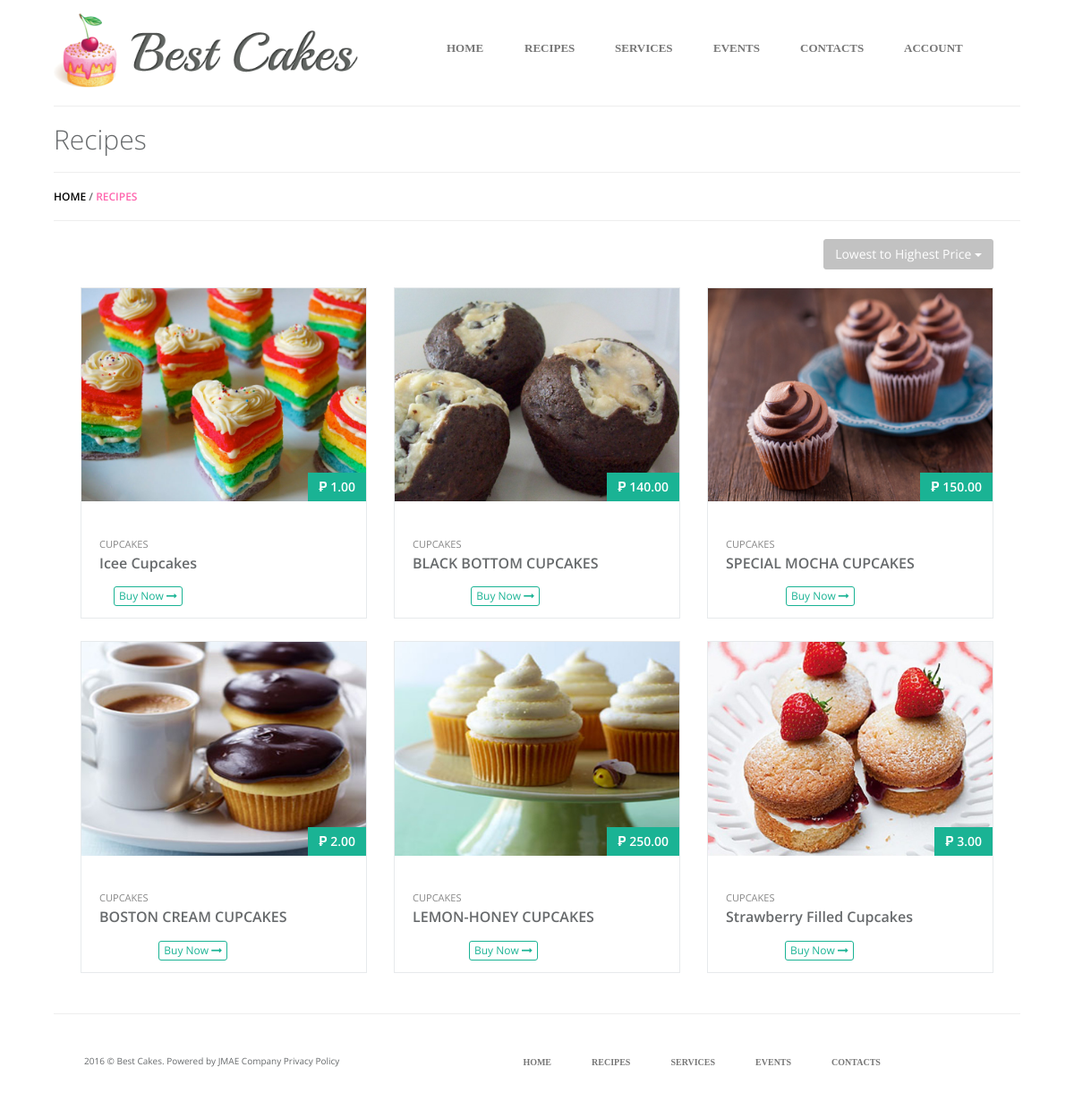
The page /recipes/option/ascending on the database as committed earlier.
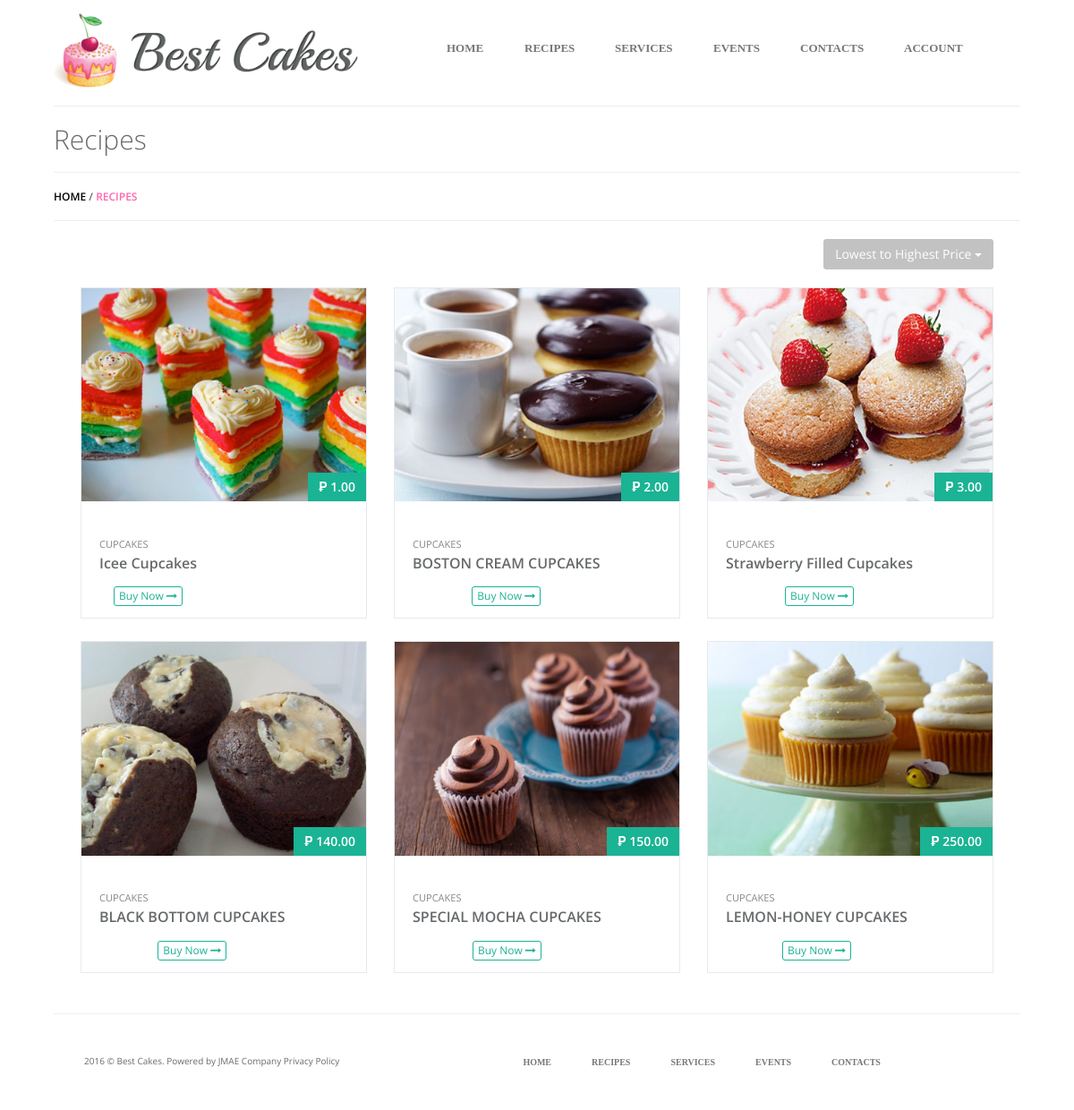
The same page on the database as committed later.
### tables this page shows
CREATE TABLE `posted` (
  `NO` int(11) NOT NULL,
  `NAME` varchar(100) NOT NULL,
  `USERNAME` varchar(100) NOT NULL,
  `ACCOUNT_TYPE` varchar(20) NOT NULL,
  `TITLE` varchar(255) NOT NULL,
  `IMAGEURL` varchar(100) NOT NULL,
  `DESCRIPTION` varchar(5000) NOT NULL,
  `DATE` varchar(50) NOT NULL,
  `TEMPLATENAME` varchar(50) NOT NULL,
  `RECIPES` varchar(5000) NOT NULL,
  `COMMAND` varchar(50) NOT NULL,
  `PRICE` double(8,2) NOT NULL,
  `CATEGORIES` varchar(50) NOT NULL
);

### application/controllers/Recipes.php (called while the page is built, shortened)
<?php
class Recipes extends CI_Controller
{
	public function __construct()
    {
        $this->load->model('Users_model');
        $this->load->model('Postcontent_model');
        $this->load->model('Recipes_model');
        $this->load->model('Paypal_model');
    }
	public function option($categ = null)
	{
		$selectname = "Option --";
		if ($categ == "ascending"){
			$selectname = "Lowest to Highest Price";
		}else if ($categ == "descending"){
			$selectname = "Highest to Lowest Price";
		}else if ($categ == "alphabetical"){
			$selectname = "Alphabetically";
		}
		$details = array (
			'recipes_content'	=>	$this->Recipes_model->get_content($categ),
			'selectname'		=> 	$selectname
		);
		$data['content'] = $this->load->view('user/recipes/template_recipes.php', $details, TRUE);
		$data['curpage'] = "recipes";
		$data['title'] = "Recipes";
		$this->load->view('template.php', $data);
	}
}

### index.php (called while the page is built, shortened)
<?php
require_once BASEPATH.'core/CodeIgniter.php';

### application/models/Recipes_model.php (called while the page is built, shortened)
<?php
class Recipes_model extends CI_Model
{
	public $table 		 			= "posted";
	public $command 				= "COMMAND";
	public $templatename 			= "TEMPLATENAME";
	public $price					= "PRICE";
	public $title					= "TITLE";
	function get_content($categ){
		if ($categ == ""){
			$row = 	$this->db->where($this->templatename, 'DESIGN2')
							 ->where($this->command, 'SELL')
					 		 ->get($this->table);
			return $row->result();
		}else if($categ == "ascending"){
			$row = 	$this->db->where($this->templatename, 'DESIGN2')
							 ->where($this->command, 'SELL')
							 ->order_by($this->price,"ASC")
					 		 ->get($this->table);
			return $row->result();
		}else if($categ == "descending"){
			$row = 	$this->db->where($this->templatename, 'DESIGN2')
							 ->where($this->command, 'SELL')
							 ->order_by($this->price,"DESC")
					 		 ->get($this->table);
			return $row->result();
		}else if($categ == "alphabetical"){
			$row = 	$this->db->where($this->templatename, 'DESIGN2')
							 ->where($this->command, 'SELL')
							 ->order_by($this->title,"ASC")
					 		 ->get($this->table);
			return $row->result();
		}
	}
}

### application/views/user/recipes/template_recipes.php (the view, shortened to what this page needs)
<div>
    <h1>Recipes</h1>
</div>
<hr>
    <h5> <a href="<?php echo base_url();?>">HOME</a> / <span style="color: #FF65AE;">RECIPES</span> </span></a></h5>
<hr>
<div class="col-md-12">
    <div class="col-md-12 pad-bot">
    <div class="pull-right dropdown">
        <button class="btn btn-default dropdown-toggle" type="button" data-toggle="dropdown"><?php echo $selectname;?>
        <span class="caret"></span></button>
    </div>
    </div>
</div>
<div class="col-md-12">
<?php
    foreach ($recipes_content as $recipe) {
?>
        <div class="col-md-4">
            <div class="ibox">
                <div class="ibox-content product-box">
                    <div class="product-imitation no-pad">
                        <img src="<?php echo base_url(); ?>public/img/<?php echo $recipe->IMAGEURL;?>" class="img-responsive" />
                    </div>
                    <div class="product-desc"  style="height: 130px;">
                        <span class="product-price">
                            ₱ <?php echo $recipe->PRICE;?>
                        </span>
                        <left  style="position: absolute; bottom: 0%;">
                            <small class="text-muted"><?php echo $recipe->CATEGORIES; ?></small>
                            <a class="product-name" href="<?php echo base_url(); ?>recipes/sell/<?php echo $recipe->NO; ?>"> <?php echo $recipe->TITLE;?></a>
                            <div class="m-t text-righ text-center">
                                <form method="POST">
                                    <?php if(!$this->session->userdata('log_sess')){ ?>
                                        <a  data-toggle="modal" data-target="#loginModal" class="btn btn-xs btn-outline btn-primary">Buy Now <i class="fa fa-long-arrow-right"></i></a>
                                    <?php } ?>
                                </form>
                            </div>
                        </left>
                    </div>
                </div>
            </div>
        </div>
<?php
    }
?>
</div>

### application/views/template.php (shortened to what this page needs)
<html>
	<head>
		<?php $this->load->view("common/css_files_includes.php"); ?>
	</head>
	<body>
		<div class="container">
			<div class="panel panel-default" style="border-radius: 0px;border:0px;">
			  	<div class="panel-body">
			    	<div class="container-fluid">
	    				<?php
	    					$this->load->view('common/navtop_customer.php');
	    					switch ($curpage)
	    					{
	    						case 'recipes':
	    							echo $content;
	    							break;
	    					}
	    					$this->load->view('templatefooter.php');
	    				?>
			    	</div>
			  	</div>
			</div>
		</div>
	</body>
</html>

### application/views/common/css_files_includes.php (shortened to what this page needs)
<link rel="stylesheet" href="<?php echo base_url();?>public/css/bootstrap.min.css"/>
<link rel="stylesheet" href="<?php echo base_url();?>public/font-awesome/css/font-awesome.css">
<link rel="stylesheet" href="<?php echo base_url();?>public/css/plugins/toastr/toastr.min.css">
<link rel="stylesheet" href="<?php echo base_url();?>public/css/plugins/hovereffects/hover.css">
<link rel="stylesheet" href="<?php echo base_url();?>public/css/plugins/dropzone/basic.css">
<link rel="stylesheet" href="<?php echo base_url();?>public/css/plugins/dropzone/dropzone.css">
<link rel="stylesheet" href="<?php echo base_url();?>public/css/plugins/iCheck/custom.css">
<link rel="stylesheet" href="<?php echo base_url();?>public/css/plugins/cropper/cropper.min.css">
<link rel="stylesheet" href="<?php echo base_url();?>public/css/plugins/steps/jquery.steps.css">
<link rel="stylesheet" href="<?php echo base_url();?>public/css/plugins/chosen/chosen.css">
<link rel="stylesheet" href="<?php echo base_url();?>public/css/plugins/multipleimage/ninja-slider.css">
<link rel="stylesheet" href="<?php echo base_url();?>public/css/plugins/multipleimage/thumbnail-slider.css">
<link rel="stylesheet" href="<?php echo base_url();?>public/css/animate.css">
<link rel="stylesheet" href="<?php echo base_url();?>public/css/style.css">
<link rel="stylesheet" href="<?php echo base_url();?>public/css/style_user.css">

### application/views/common/navtop_customer.php (shortened to what this page needs)
<div class="row">
	<div class="col-md-4">
		<center><a href="<?php echo base_url();?>"><img src="<?php echo base_url();?>public/img/cakes.png" class="img-responsive" /></a></center>
	</div>
	<div class="col-md-8" style="padding-top: 15px;">
		<div>
			<nav class="nav2 navbar navbar-default" style="background-color: #ffffff;font-size: 13px; font-family: PT Serif;">
				<div class="">
				  	<div class="text-center">
				        <ul class="nav navbar-nav" style="display: inline-block;">
				            <li class="text-center">
				                <a href="<?php echo base_url();?>" class="hvr-underline-from-center weightninehund">HOME</a>
				            </li>
				            <li class="text-center">
				                <a href="<?php echo base_url();?>recipes" class="hvr-underline-from-center weightninehund">RECIPES</a>
				            </li>
				            <li class="text-center">
				                <a href="<?php echo base_url();?>services" class="hvr-underline-from-center weightninehund">SERVICES</a>
				            </li>
				            <li class="text-center">
				                <a href="<?php echo base_url();?>events" class="hvr-underline-from-center weightninehund">EVENTS</a>
				            </li>
				            <li class="text-center">
				                <a href="<?php echo base_url();?>contacts" class="hvr-underline-from-center weightninehund">CONTACTS</a>
				            </li>
				            <li class="text-center">
				                <a href="#" class="hvr-underline-from-center weightninehund"  data-toggle="modal" data-target="#loginModal">ACCOUNT</a>
				            </li>
				        </ul>
					</div>
				</div>
			</nav>
		</div>
	</div>
</div>
<hr/>

### application/views/templatefooter.php (shortened to what this page needs)
<hr/>
<div class="pad-ten">
	<div class="row">
		<div class="col-md-4 pad-top-fiften text-center" style="font-size: 10px;">
			2016 © Best Cakes. Powered by JMAE Company Privacy Policy
		</div>
		<div class="col-md-8">
			<nav class="navbar navbar-default text-center" style="background-color: #ffffff;font-size: 10px; font-family: PT Serif; ">
				<ul class="nav navbar-nav" style="display: inline-block;">
					<li class="text-center"><a href="<?php echo base_url(); ?>">HOME</a></li>
					<li class="text-center"><a href="<?php echo base_url(); ?>recipes">RECIPES</a></li>
					<li class="text-center"><a href="<?php echo base_url(); ?>services">SERVICES</a></li>
					<li class="text-center"><a href="<?php echo base_url(); ?>events">EVENTS</a></li>
					<li class="text-center"><a href="<?php echo base_url(); ?>contacts">CONTACTS</a></li>
				</ul>
			</nav>
		</div>
	</div>
</div>

### public/css/style_user.css (style rules this page uses)
body { background-color: #ffffff; background-image: url('/design2/public/img/wooden.jpg'); }
a { color: black; }
.navbar .navbar-nav { display: inline-block; float: none; vertical-align: top; }
.weightninehund { font-weight: 900; }
.navbar-default { margin-bottom: 0px; border: 0px; }
.text-center { text-align: center; }
.form-control, .form-control:focus, .has-error .form-control:focus, .has-success .form-control:focus, .has-warning .form-control:focus, .navbar-collapse, .navbar-form, .navbar-form-custom .form-control:focus, .navbar-form-custom .form-control:hover, .open .btn.dropdown-toggle, .panel, .popover, .progress, .progress-bar { box-shadow: none; }
.pad-bot { padding-bottom: 20px; }
.pad-top-fiften { padding-top: 15px; }
.no-pad { padding: 0px; }
.pad-ten { padding: 10px; }

Rows that differ between the two databases and show on the page:
changed posted "BOSTON CREAM CUPCAKES": moves up the list
changed posted "Strawberry Filled Cupcakes": moves up the list
